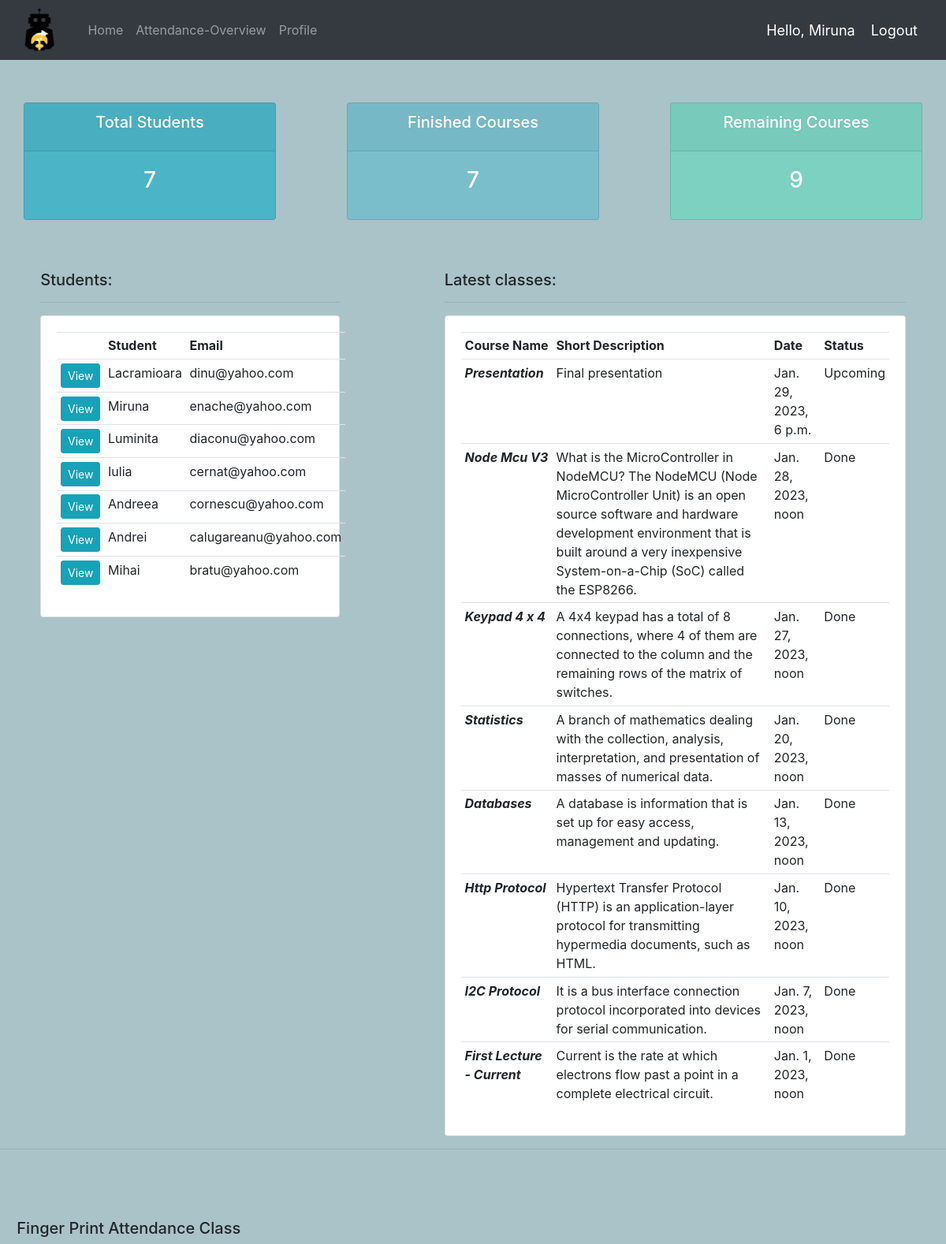
/overview/ (signed in), run on the app's committed database.
### accounts/models.py (models this page shows, shortened)
class Student(models.Model):
	user = models.OneToOneField(User, on_delete=models.CASCADE)
	fp_index = models.IntegerField(primary_key=True, unique=True)
	phone = models.CharField(max_length=200, null=True)
	grd_average = models.DecimalField(decimal_places=1, max_digits=2, null=True, blank=True)
	is_teacher = models.BooleanField(default=False)

### attendance/models.py (models this page shows, shortened)
class Attendance(models.Model):
	class Meta:
		ordering = ['-start_date']
	STATUS = (
		('Upcoming', 'Upcoming'),
		('Done', 'Done')
	)
	students = models.ManyToManyField(Student, null=True)
	lecture_title = models.CharField(primary_key=True, max_length=50)
	short_description = models.CharField(max_length=500, null=True)
	status = models.CharField(max_length=200, null=True, choices=STATUS)
	start_date = models.DateTimeField()
	end_date = models.DateTimeField()

### accounts/views.py (the view)
# urls.py: path('overview/', views.overview, name="overview"),
@login_required(login_url="login")
def overview(request):
	students = Student.objects.all()
	attendances = Attendance.objects.all()
	students_no = students.count()
	done_courses = attendances.filter(status='Done').count()
	remaining_courses = ACADEMIC_NO_OF_WEEKS - done_courses
	context = {'students': students, 'attendances': attendances,
	           'students_no': students_no, 'done_courses': done_courses,
	           'remaining_courses': remaining_courses}
	return render(request, 'accounts/overview.html', context)

### accounts/templates/accounts/overview.html (shortened to what this page needs)
{% extends 'accounts/main.html' %}
{% load static %}
{% block content %}
{% include 'accounts/status.html' %}
<br>
<br>
<brd>
<div class="row justify-content-around">
    <div class="col-md-4" >
        <h5>Students:</h5>
        <hr>
        <div class="card card-body">
            <table class="table table-sm">
                <tr>
                    <th/>
                    <th>Student</th>
                    <th>Email</th>
                </tr>
                {% for student in students %}
                    <tr>
                        <td><a class="btn btn-sm btn-info" href="{% url 'profile' student.fp_index %}">View</a></td>
                        <td>{{student.user.first_name}}</td>
                        <td>{{student.user.email}}</td>
                    </tr>
                {% endfor %}
            </table>
        </div>
    </div>
    <div class="col-md-6">
        <h5>Latest classes:</h5>
        <hr>
        <div  class="card card-body">
            <table class="table table-sm">
                <tr>
                    <th>Course Name</th>
                    <th>Short Description</th>
                    <th>Date</th>
                    <th>Status</th>
                </tr>
                {% for attendance in attendances %}
                    <tr>
                        <td><b><i>{{attendance.lecture_title}}</i></b></td>
                        <td>{{attendance.short_description}}</td>
                        <td>{{attendance.start_date}}</td>
                        <td>{{attendance.status}}</td>
                    </tr>
                {% endfor %}
            </table>
        </div>
    </div>
</div>
{% endblock %}

### accounts/templates/accounts/navbar.html (shortened to what this page needs)
{% load static %}
<nav class="navbar navbar-expand-lg navbar-dark bg-dark">
  <img style="height:60px; margin:0px 30px 0px 10px;" src="{% static 'images/robo1.png' %}">
  <div class="collapse navbar-collapse" id="navbarNav">
    <ul class="navbar-nav">
      <li class="nav-item">
        <a class="nav-link" href="{% url 'home' %}">Home</a>
      </li>
      <li class="nav-item">
        <a class="nav-link" href="{% url 'overview' %}">Attendance-Overview</a>
      </li>
      <li class="nav-item">
        <a class="nav-link" href="{% url 'profile' request.user %}">Profile</a>
      </li>
    </ul>
  </div>
  <span class="hello-msg">Hello, {{request.user.first_name}} </span>
  <span><a class="hello-msg" href="{% url 'logout' %}">Logout</a></span>
</nav>

### static/css/main.css (style rules this page uses)
body { background-color: #AAC3C8; }

### accounts/templates/accounts/navbar.html (style rules this page uses)
.hello-msg { font-size: 18px; color: #fff; margin-right: 20px; }

### data on the page
Student: user.first_name "Lacramioara", user.email "dinu@yahoo.com"
Student: user.first_name "Miruna", user.email "enache@yahoo.com"
Student: user.first_name "Luminita", user.email "diaconu@yahoo.com"
Student: user.first_name "Iulia", user.email "cernat@yahoo.com"
Student: user.first_name "Andreea", user.email "cornescu@yahoo.com"
Student: user.first_name "Andrei", user.email "calugareanu@yahoo.com"
Student: user.first_name "Mihai", user.email "bratu@yahoo.com"
Attendance: lecture_title "Presentation", short_description "Final presentation", start_date "Jan. 29, 2023, 6 p.m.", status "Upcoming"
Attendance: lecture_title "Node Mcu V3", short_description "What is the MicroController in NodeMCU? The NodeMCU (Node MicroController Unit) is an open source software and hardware development environment that is built around a very inexpensive System-on-a-Chip (SoC) called the ESP8266.", start_date "Jan. 28, 2023, noon", status "Done"
Attendance: lecture_title "Keypad 4 x 4", short_description "A 4x4 keypad has a total of 8 connections, where 4 of them are connected to the column and the remaining rows of the matrix of switches.", start_date "Jan. 27, 2023, noon", status "Done"
Attendance: lecture_title "Statistics", short_description "A branch of mathematics dealing with the collection, analysis, interpretation, and presentation of masses of numerical data.", start_date "Jan. 20, 2023, noon", status "Done"
Attendance: lecture_title "Databases", short_description "A database is information that is set up for easy access, management and updating.", start_date "Jan. 13, 2023, noon", status "Done"
Attendance: lecture_title "Http Protocol", short_description "Hypertext Transfer Protocol (HTTP) is an application-layer protocol for transmitting hypermedia documents, such as HTML.", start_date "Jan. 10, 2023, noon", status "Done"
Attendance: lecture_title "I2C Protocol", short_description "It is a bus interface connection protocol incorporated into devices for serial communication.", start_date "Jan. 7, 2023, noon", status "Done"
Attendance: lecture_title "First Lecture - Current", short_description "Current is the rate at which electrons flow past a point in a complete electrical circuit.", start_date "Jan. 1, 2023, noon", status "Done"

### other printed values
{{ request.user.first_name }} "Miruna"
{{ students_no }} "7"
{{ done_courses }} "7"
{{ remaining_courses }} "9"
